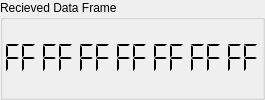
         <widget class="QGroupBox" name="groupBox_4">
          <property name="autoFillBackground">
           <bool>false</bool>
          </property>
          <property name="title">
           <string>Recieved Data Frame</string>
          </property>
          <layout class="QHBoxLayout" name="horizontalLayout_3">
           <property name="spacing">
            <number>0</number>
           </property>
           <property name="leftMargin">
            <number>0</number>
           </property>
           <property name="topMargin">
            <number>0</number>
           </property>
           <property name="rightMargin">
            <number>0</number>
           </property>
           <property name="bottomMargin">
            <number>0</number>
           </property>
           <item>
            <widget class="QLCDNumber" name="RFRAME_0">
             <property name="sizePolicy">
              <sizepolicy hsizetype="Expanding" vsizetype="Preferred">
               <horstretch>0</horstretch>
               <verstretch>0</verstretch>
              </sizepolicy>
             </property>
             <property name="minimumSize">
              <size>
               <width>0</width>
               <height>60</height>
              </size>
             </property>
             <property name="autoFillBackground">
              <bool>true</bool>
             </property>
             <property name="frameShape">
              <enum>QFrame::NoFrame</enum>
             </property>
             <property name="frameShadow">
              <enum>QFrame::Raised</enum>
             </property>
             <property name="lineWidth">
              <number>1</number>
             </property>
             <property name="midLineWidth">
              <number>0</number>
             </property>
             <property name="digitCount">
              <number>2</number>
             </property>
             <property name="mode">
              <enum>QLCDNumber::Hex</enum>
             </property>
             <property name="segmentStyle">
              <enum>QLCDNumber::Flat</enum>
             </property>
             <property name="intValue" stdset="0">
              <number>255</number>
             </property>
            </widget>
           </item>
           <item>
            <widget class="QLCDNumber" name="RFRAME_1">
             <property name="sizePolicy">
              <sizepolicy hsizetype="Expanding" vsizetype="Preferred">
               <horstretch>0</horstretch>
               <verstretch>0</verstretch>
              </sizepolicy>
             </property>
             <property name="minimumSize">
              <size>
               <width>0</width>
               <height>60</height>
              </size>
             </property>
             <property name="autoFillBackground">
              <bool>true</bool>
             </property>
             <property name="frameShape">
              <enum>QFrame::NoFrame</enum>
             </property>
             <property name="frameShadow">
              <enum>QFrame::Raised</enum>
             </property>
             <property name="lineWidth">
              <number>1</number>
             </property>
             <property name="midLineWidth">
              <number>0</number>
             </property>
             <property name="digitCount">
              <number>2</number>
             </property>
             <property name="mode">
              <enum>QLCDNumber::Hex</enum>
             </property>
             <property name="segmentStyle">
              <enum>QLCDNumber::Flat</enum>
             </property>
             <property name="intValue" stdset="0">
              <number>255</number>
             </property>
            </widget>
           </item>
           <item>
            <widget class="QLCDNumber" name="RFRAME_2">
             <property name="sizePolicy">
              <sizepolicy hsizetype="Expanding" vsizetype="Preferred">
               <horstretch>0</horstretch>
               <verstretch>0</verstretch>
              </sizepolicy>
             </property>
             <property name="minimumSize">
              <size>
               <width>0</width>
               <height>60</height>
              </size>
             </property>
             <property name="autoFillBackground">
              <bool>true</bool>
             </property>
             <property name="frameShape">
              <enum>QFrame::NoFrame</enum>
             </property>
             <property name="frameShadow">
              <enum>QFrame::Raised</enum>
             </property>
             <property name="lineWidth">
              <number>1</number>
             </property>
             <property name="midLineWidth">
              <number>0</number>
             </property>
             <property name="digitCount">
              <number>2</number>
             </property>
             <property name="mode">
              <enum>QLCDNumber::Hex</enum>
             </property>
             <property name="segmentStyle">
              <enum>QLCDNumber::Flat</enum>
             </property>
             <property name="intValue" stdset="0">
              <number>255</number>
             </property>
            </widget>
           </item>
           <item>
            <widget class="QLCDNumber" name="RFRAME_3">
             <property name="sizePolicy">
              <sizepolicy hsizetype="Expanding" vsizetype="Preferred">
               <horstretch>0</horstretch>
               <verstretch>0</verstretch>
              </sizepolicy>
             </property>
             <property name="minimumSize">
              <size>
               <width>0</width>
               <height>60</height>
              </size>
             </property>
             <property name="autoFillBackground">
              <bool>true</bool>
             </property>
             <property name="frameShape">
              <enum>QFrame::NoFrame</enum>
             </property>
             <property name="frameShadow">
              <enum>QFrame::Raised</enum>
             </property>
             <property name="lineWidth">
              <number>1</number>
             </property>
             <property name="midLineWidth">
              <number>0</number>
             </property>
             <property name="digitCount">
              <number>2</number>
             </property>
             <property name="mode">
              <enum>QLCDNumber::Hex</enum>
             </property>
             <property name="segmentStyle">
              <enum>QLCDNumber::Flat</enum>
             </property>
             <property name="intValue" stdset="0">
              <number>255</number>
             </property>
            </widget>
           </item>
           <item>
            <widget class="QLCDNumber" name="RFRAME_4">
             <property name="sizePolicy">
              <sizepolicy hsizetype="Expanding" vsizetype="Preferred">
               <horstretch>0</horstretch>
               <verstretch>0</verstretch>
              </sizepolicy>
             </property>
             <property name="minimumSize">
              <size>
               <width>0</width>
               <height>60</height>
              </size>
             </property>
             <property name="autoFillBackground">
              <bool>true</bool>
             </property>
             <property name="frameShape">
              <enum>QFrame::NoFrame</enum>
             </property>
             <property name="frameShadow">
              <enum>QFrame::Raised</enum>
             </property>
             <property name="lineWidth">
              <number>1</number>
             </property>
             <property name="midLineWidth">
              <number>0</number>
             </property>
             <property name="smallDecimalPoint">
              <bool>false</bool>
             </property>
             <property name="digitCount">
              <number>2</number>
             </property>
             <property name="mode">
              <enum>QLCDNumber::Hex</enum>
             </property>
             <property name="segmentStyle">
              <enum>QLCDNumber::Flat</enum>
             </property>
             <property name="intValue" stdset="0">
              <number>255</number>
             </property>
            </widget>
           </item>
           <item>
            <widget class="QLCDNumber" name="RFRAME_5">
             <property name="sizePolicy">
              <sizepolicy hsizetype="Expanding" vsizetype="Preferred">
               <horstretch>0</horstretch>
               <verstretch>0</verstretch>
              </sizepolicy>
             </property>
             <property name="minimumSize">
              <size>
               <width>0</width>
               <height>60</height>
              </size>
             </property>
             <property name="autoFillBackground">
              <bool>true</bool>
             </property>
             <property name="frameShape">
              <enum>QFrame::NoFrame</enum>
             </property>
             <property name="frameShadow">
              <enum>QFrame::Raised</enum>
             </property>
             <property name="lineWidth">
              <number>1</number>
             </property>
             <property name="midLineWidth">
              <number>0</number>
             </property>
             <property name="digitCount">
              <number>2</number>
             </property>
             <property name="mode">
              <enum>QLCDNumber::Hex</enum>
             </property>
             <property name="segmentStyle">
              <enum>QLCDNumber::Flat</enum>
             </property>
             <property name="intValue" stdset="0">
              <number>255</number>
             </property>
            </widget>
           </item>
           <item>
            <widget class="QLCDNumber" name="RFRAME_6">
             <property name="sizePolicy">
              <sizepolicy hsizetype="Expanding" vsizetype="Preferred">
               <horstretch>0</horstretch>
               <verstretch>0</verstretch>
              </sizepolicy>
             </property>
             <property name="minimumSize">
              <size>
               <width>0</width>
               <height>60</height>
              </size>
             </property>
             <property name="autoFillBackground">
              <bool>true</bool>
             </property>
             <property name="frameShape">
              <enum>QFrame::NoFrame</enum>
             </property>
             <property name="frameShadow">
              <enum>QFrame::Raised</enum>
             </property>
             <property name="lineWidth">
              <number>1</number>
             </property>
             <property name="midLineWidth">
              <number>0</number>
             </property>
             <property name="digitCount">
              <number>2</number>
             </property>
             <property name="mode">
              <enum>QLCDNumber::Hex</enum>
             </property>
             <property name="segmentStyle">
              <enum>QLCDNumber::Flat</enum>
             </property>
             <property name="intValue" stdset="0">
              <number>255</number>
             </property>
            </widget>
           </item>
          </layout>
         </widget>
